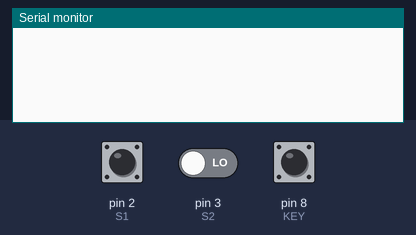
Simulated run of this sketch. Board: Arduino Uno, built with avr-gcc and run on an emulated ATmega328P. Shown: the last lines printed to the serial monitor. The test bench sets the inputs (shaded band); at power-on: pin 8 (KEY) HIGH, pin 2 (S1) HIGH, pin 3 (S2) LOW.

Above: at 1.2 s.
1.3 s: pin 8 (KEY) pulled LOW for 0.15 s
At 2.5 s:
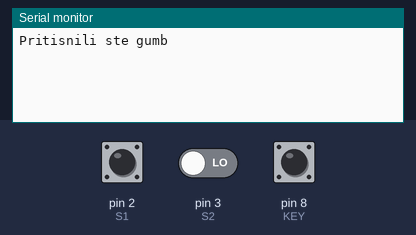
2.9 s: pin 2 (S1) pulsed LOW 2 times (0.12 s each, 0.3 s apart)
At 3.8 s:
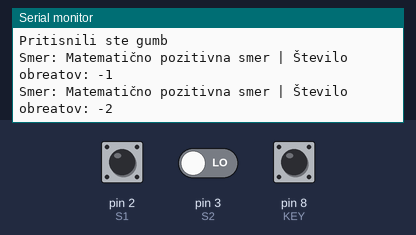

Measured:
- after the input at 1.3 s, the serial monitor: prints a new line at once (image 1)
- after the input at 2.9 s, the serial monitor: prints a new line after 0.12 s (image 2)

The sketch:

vaja24.ino
```cpp
#define S1 2
#define S2 3
#define KEY 8

int counter = 0;
int currentStateS1;
int lastStateS1;
String currentDir ="";
unsigned long lastButtonPress = 0;

void setup() {

	pinMode(S1,INPUT);
	pinMode(S2,INPUT);
	pinMode(KEY, INPUT_PULLUP);

	Serial.begin(9600);

	lastStateS1 = digitalRead(S1);
}

void loop() {


	currentStateS1 = digitalRead(S1);


	if (currentStateS1 != lastStateS1  && currentStateS1 == 1){

		if (digitalRead(S2) != currentStateS1) {
			counter--;
			currentDir ="Matematično pozitivna smer";
		} else {
			counter++;
			currentDir ="Smer urinega kazalca";
		}

		Serial.print("Smer: ");
		Serial.print(currentDir);
		Serial.print(" | Število obreatov: ");
		Serial.println(counter);
	}


	lastStateS1 = currentStateS1;


	int buttonState = digitalRead(KEY);


	if (buttonState == LOW) {
		if (millis() - lastButtonPress > 50) {
			Serial.println("Pritisnili ste gumb");
		}

		lastButtonPress = millis();
	}

	//delay(1);
}
```
